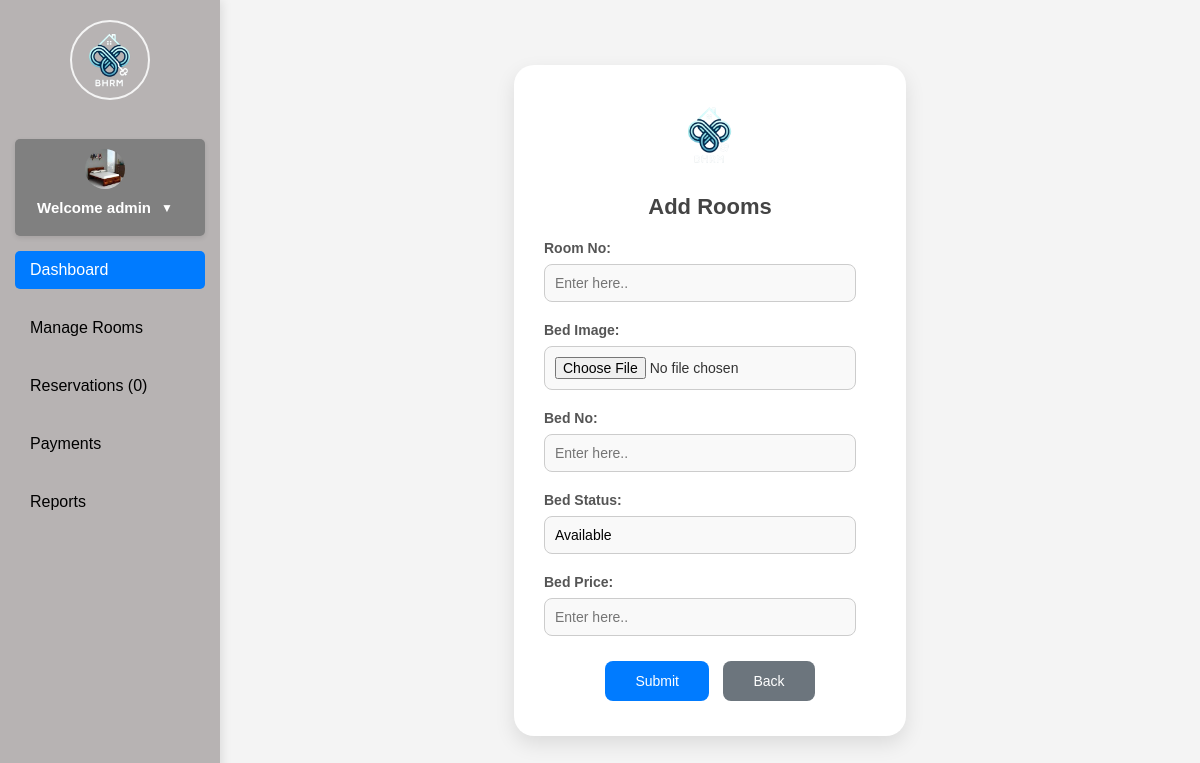
The page /php/bedfunction.php (signed in) on the database its author committed.
### tables this page shows
CREATE TABLE `users` (
  `id` int(11) NOT NULL,
  `image` varchar(255) NOT NULL,
  `fname` varchar(50) NOT NULL,
  `lname` varchar(50) NOT NULL,
  `uname` varchar(50) NOT NULL,
  `pass` varchar(50) NOT NULL,
  `role` varchar(50) NOT NULL,
  `hname` varchar(255) NOT NULL
);

### navigationbar.php (the view, shortened to what this page needs)
<!DOCTYPE html>
<html lang="en">
<head>
</head>
<body>
    <?php
        if(!empty($_SESSION['uname'])){
            $uname = $_SESSION['uname'];
            $query = "select * from users where uname = '$uname'";
            $result = mysqli_query($conn, $query);
            $fetch = mysqli_fetch_assoc($result);
        }
        $hname = $_SESSION['hname'];
        $query = "SELECT COUNT(*) AS new_reservations FROM reservation WHERE hname = '$hname' AND res_stat = 'Pending'";
        $result = mysqli_query($conn, $query);
        $row = mysqli_fetch_assoc($result);
        $newReservations = $row['new_reservations'];
    ?>
<!DOCTYPE html>
<html lang="en">
<head>
</head>
<body>
    <nav class="navbar">
        <a class="navbar-brand" href="#">
            <img src="/bhrm-main/images/logo.png" alt="Logo">
        </a>
        <ul class="nav-links">
            <div class="li-background">
                <li class="dropdown">
                    <img src="<?php echo $fetch['image']?>" alt="Profile">
                </li>
                <li class="dropdown">
                    <div class="dropdown-toggle">
                        <span class="username"> Welcome <?php echo $fetch['fname']; ?></span>
                        <span>▼</span>
                    </div>
                </li>
            </div>
            <li><a class="nav-link active" href="dashboard.php">Dashboard</a></li>
            <li><a class="nav-link" href="manageroom.php">Manage Rooms</a></li>
            <li><a class="nav-link" href="managereservation.php">Reservations  (<?php echo $newReservations; ?>) </span></a></li>
            <li><a class="nav-link" href="payment.php">Payments</a></li>
            <li><a class="nav-link" href="reports.php">Reports</a></li>
        </ul>
    </nav>
</body>
</html>

### php/bedfunction.php (style rules this page uses)
body { background-color: #e6e6e6; }
* { margin: 0; padding: 0; box-sizing: border-box; font-family: sans-serif; }
body { margin: 0; font-family: 'Arial', sans-serif; background-color: #f4f4f4; color: #333; margin-left: 220px; padding: 0; }

### navigationbar.php (style rules this page uses)
.navbar { position: fixed; top: 0; left: 0; height: 100%; width: 220px; background-color: #b7b3b3; padding: 20px 15px; display: flex; flex-direction: column; box-shadow: 2px 0 10px rgba(0, 0, 0, 0.1); z-index: 1000; }
.navbar-brand { text-align: center; margin-bottom: 20px; }
.navbar-brand img { width: 80px; height: 80px; border-radius: 50%; border: 2px solid #f4f4f4; transition: transform 0.3s ease; }
.nav-links { list-style: none; padding: 0; margin: 10px 0; display: flex; flex-direction: column; align-items: left; justify-content: center; gap: 10px; }
.nav-links li { margin-bottom: 10px; }
.nav-link { color: black; text-decoration: none; font-size: 16px; padding: 10px 15px; display: block; border-radius: 5px; transition: background-color 0.3s, color 0.3s; }
.nav-link:hover, .nav-link.active { background-color: #007bff; color: white; }
.dropdown { position: relative; display: flex; align-items: center; justify-content: center; }
.dropdown .username { font-weight: bold; font-size: 15px; }
.dropdown img { width: 40px; height: 40px; border-radius: 50%; cursor: pointer; margin-right: 10px; }
.li-background { background-color: gray; color: white; padding: 10px 15px; border-radius: 5px; margin: 5px 0; box-shadow: 0 2px 5px rgba(0, 0, 0, 0.1); font-size: 16px; transition: background-color 0.3s, color 0.3s; position: relative; }
.dropdown-toggle { display: flex; align-items: center; cursor: pointer; justify-content: space-between; }
.dropdown-toggle span { margin-left: auto; font-size: 12px; margin-right: 10px; }

### rows shown on the page
users: image (picture), fname "admin"

### other values the page prints
$newReservations "0"
